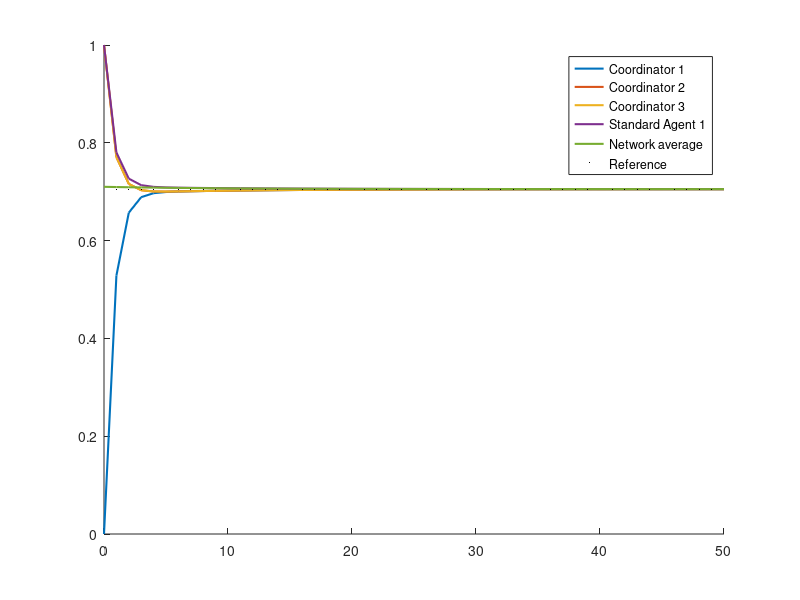

Reproduce this figure in MATLAB.
% Defining the Adjacency matrix dimensions (n nodes)
n = 100;
% Defining the number of nodes to be sampled
p = 3;
%Fix simulation length
t_end = 50; 

%Seed for initial conditions in which we have a clear majority for op. 1
x_0 = [0;1;1;1;1;1;1;1;0;1;1;1;1;0;0;1;1;1;0;1;1;1;0;1;1;1;0;1;1;1;0;1;1;1;0;0;0;0;1;1;0;0;1;0;1;0;1;1;1;1;1;1;1;1;1;1;1;0;1;1;1;0;1;0;1;0;0;1;1;1;0;1;1;1;0;1;1;0;1;1;1;0;1;1;0;1;1;1;1;1;0;1;0;1;1;0;1;1;1;1];

% Reference and Coordinating Nodes initialization
% number of coordinators
n_selfish = 5;

% Refererence chosen to be the mean of the standard agents
ref=mean(x_0(n_selfish+1:end))*ones(n_selfish , 1);

% Reference sequence (for plots)
ref_seq = mean(x_0(n_selfish+1:end)) * ones(t_end+1 , 1);

% Computing the average Mask
average_mask = p/(n-1)*(ones(n)-eye(n))+eye(n);

% State-Space Representation 
average_A = (1/(p+1))*average_mask;
B = [eye(n_selfish) ; zeros(n - n_selfish , n_selfish)];
C = (1/n)*[ones(n_selfish , n)];
Kp = 2*eye(n_selfish);

% Open-Loop System
average_A_P = average_A - B*Kp*C;

% Definition of variables for storage of state evolution and Measurements
% evolution
x_k_average_P = zeros(n , t_end+1); 
y_k_average_P = zeros(n_selfish , t_end+1); 

x_k_average_P(: , 1) = x_0;
y_k_average_P(: , 1) = C * x_0;

% Building the sequence of state matrices for P-Controlled Closed Loop 
for k  = 1:t_end
    x_k_average_P(: , k+1) = average_A_P * x_k_average_P(: , k) + B*Kp*ref;
    y_k_average_P(: , k+1) = C * x_k_average_P(: , k+1);
end

figure(100) ;  hold on;
plot(0:1:t_end , x_k_average_P(1:3 ,:) ,  'LineWidth' , 1.5); hold on;
plot(0:1:t_end, x_k_average_P(n_selfish+1 ,:),  'LineWidth' , 1.5); 
plot(0:1:t_end , y_k_average_P(1 ,:) , 'LineWidth' , 1.5);
plot(0:1:t_end, ref_seq, 'k .' , 'MarkerSize' , 0.7);
legend( 'Coordinator 1' ,'Coordinator 2' ,'Coordinator 3' , 'Standard Agent 1' , 'Network average' , 'Reference');
% title('Global, NO saturation, Mean reference, P');
hold off;
